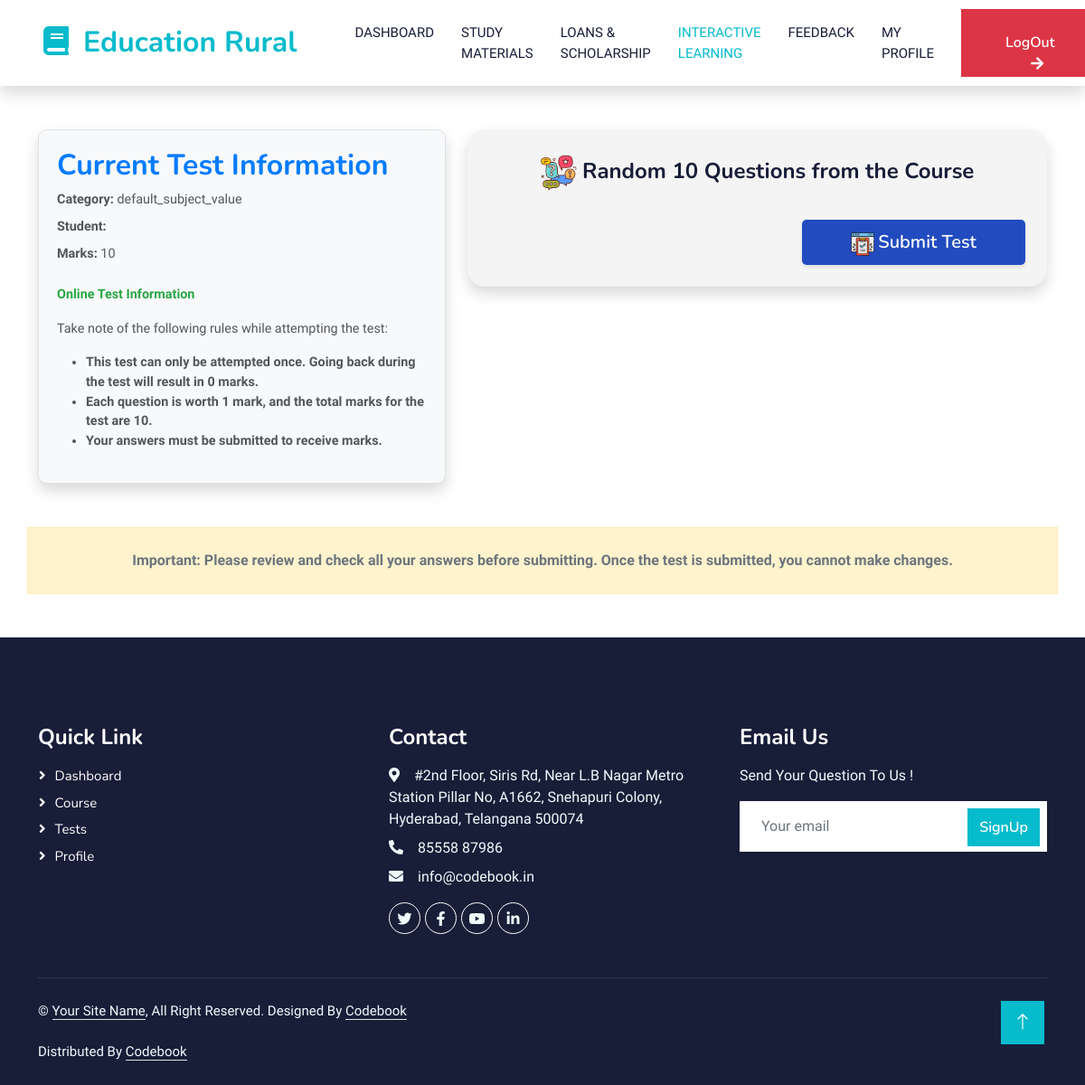
The app's page /student/courses/, older data.
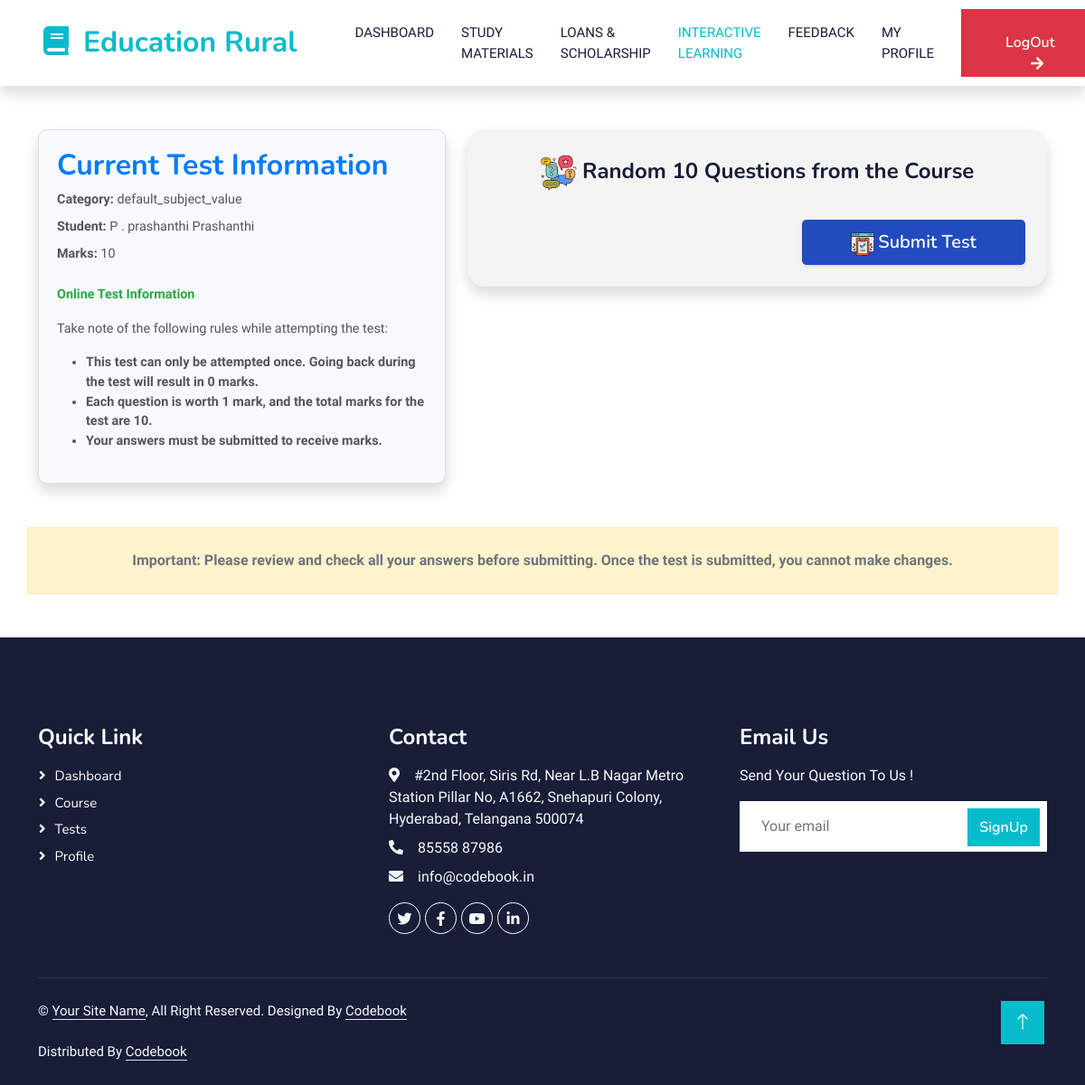
The same page, newer data.
### userapp/models.py (models this page shows)
class StudentRegModel(models.Model):
    student_id = models.AutoField(primary_key=True)
    full_name = models.CharField(help_text='Enter full Name', max_length=100,null=True)
    email = models.EmailField(max_length=100, help_text='Enter Email Address',null=True)
    phone_number = models.BigIntegerField()
    photo =models.ImageField(upload_to='images/',default='image',null=True)
    password = models.CharField(max_length=10, help_text='Enter Password',null=True)
    reg_date = models.DateField(auto_now_add=True, null=True)
    address = models.CharField(max_length=255)
    otp = models.CharField(max_length=6,default=0)
    otp_status = models.CharField(max_length=15, default='Not Verified')
    class_selected = models.CharField(max_length=2, choices=[(str(i), f'Class {i}') for i in range(1, 13)])
    class Meta:
        db_table= 'Student_Details'

### userapp/views.py (the view, shortened to what this page needs)
# urls.py: path('student/courses/',userviews.student_courses,name="student_courses"),
def student_courses(request):
    class_name = request.session.get('class_name', 'default_class_value')
    subject = request.session.get('subject', 'default_subject_value')
    questions = Question.objects.filter(class_name=class_name, subject=subject)
    courses = Addcourse.objects.all()
    students = StudentRegModel.objects.all()
    context = {
        'questions': questions,
        'selected_subject': subject,
        'students': students,
    }
    return render(request, "user/test.html", context)

### assets/templates/user/test.html (shortened to what this page needs)
{% load static %}
<!DOCTYPE html>
<html lang="en">
  <head>
    <link
      href="https://cdnjs.cloudflare.com/ajax/libs/font-awesome/5.10.0/css/all.min.css"
      rel="stylesheet"
    />
    <link
      href="https://cdn.jsdelivr.net/npm/bootstrap-icons@1.4.1/font/bootstrap-icons.css"
      rel="stylesheet"
    />
    <link
      href="{% static 'user/lib/animate/animate.min.css' %}"
      rel="stylesheet"
    />
    <link
      href="{% static 'user/lib/owlcarousel/assets/owl.carousel.min.css' %}"
      rel="stylesheet"
    />
    <link href="{% static 'user/css/bootstrap.min.css' %}" rel="stylesheet" />
    <link href="{% static 'user/css/style.css' %}" rel="stylesheet" />
  </head>
  <body>
    <nav
      class="navbar navbar-expand-lg bg-white navbar-light shadow sticky-top p-0"
    >
      <a
        href="{% url 'index' %}"
        class="navbar-brand d-flex align-items-center px-4 px-lg-5"
      >
        <h2 class="m-0 text-primary">
          <i class="fa fa-book me-3"></i>Education Rural
        </h2>
      </a>
      <div class="collapse navbar-collapse" id="navbarCollapse">
        <div class="navbar-nav ms-auto p-4 p-lg-0">
          <a href="{% url 'student_dashboard' %}" class="nav-item nav-link"
            >Dashboard</a
          >
          <a href="{% url 'schloarship' %}" class="nav-item nav-link"
            >Study Materials</a
          >
          <a href="{% url 'loans' %}" class="nav-item nav-link"
            >Loans & Scholarship</a
          >
          <a href="{% url 'student_courses' %}" class="nav-item nav-link active"
            >Interactive Learning</a
          >
          <a href="{% url 'student_feedback' %}" class="nav-item nav-link"
            >Feedback</a
          >
          <a href="{% url 'student_profile' %}" class="nav-item nav-link"
            >My Profile</a
          >
        </div>
        <a
          href="{% url 'student_logout' %}"
          class="btn btn-danger py-4 px-lg-5 d-none d-lg-block"
          >LogOut<i class="fa fa-arrow-right ms-3"></i
        ></a>
      </div>
    </nav>
    <div class="container">
      <div class="row">
          <div class="col-md-5">
              <div class="test-info-container mt-5 shadow" style="font-size: 0.9rem">
                  <h2 class="test-title">Current Test Information</h2>
                  <div class="test-details">
                      <p class="mb-2"><strong>Category:</strong> {{ selected_subject }}</p>
                      <p class="mb-2">
                          <strong>Student:</strong>
                          {% for student in students %}
                              {{ student.full_name }}
                          {% endfor %}
                      </p>
                      <p class="mb-2"><strong>Marks:</strong> 10</p>
                  </div>
                  <div class="highlighted-text">
                      <p class="highlighted-heading mt-4">Online Test Information</p>
                      <p>Take note of the following rules while attempting the test:</p>
                      <ul style="font-weight: bold; font-size: 0.9rem">
                          <li>This test can only be attempted once. Going back during the test will result in 0 marks.</li>
                          <li>Each question is worth 1 mark, and the total marks for the test are 10.</li>
                          <li>Your answers must be submitted to receive marks.</li>
                      </ul>
                  </div>
              </div>
          </div>
          <div class="col-md-7">
              <div class="questioncont col-12 mx-auto px-4 pt-1 mt-5 shadow" style="background-color: #f4f4f4; border-radius: 20px">
                  <h4 class="text-center pt-4">
                      <img src="{% static 'user/img/dd4.png' %}" alt="" style="width: 40px" />
                      Random 10 Questions from the Course
                  </h4>
                  <form method="post" enctype="multipart/form-data" id="myform" onsubmit="return validate()">
                      <div class="d-flex justify-content-end">
                          <button type="submit" class="btn btn-md custom-btn my-4 col-5">
                              <img src="{% static 'user/img/dd5.png' %}" alt="" style="width: 26px" />
                              <span style="font-size: 20px">Submit Test</span>
                          </button>
                      </div>
                  </form>
              </div>
          </div>
      </div>
  </div>
  <div class="alert alert-warning p-4 text-center mt-5 mb-0 container">
      <p style="color: rgb(6, 5, 5); font-weight: bold" class="text-muted mb-0">
          Important: Please review and check all your answers before submitting.
          Once the test is submitted, you cannot make changes.
      </p>
  </div>
    <div
      class="container-fluid bg-dark text-light footer pt-5 mt-5 wow fadeIn"
      data-wow-delay="0.1s"
    >
      <div class="container py-5">
        <div class="row g-5">
          <div class="col-md-4">
            <h4 class="text-white mb-3">Quick Link</h4>
            <a class="btn btn-link" href="">Dashboard</a>
            <a class="btn btn-link" href="">Course</a>
            <a class="btn btn-link" href="">Tests</a>
            <a class="btn btn-link" href="">Profile</a>
          </div>
          <div class="col-md-4">
            <h4 class="text-white mb-3">Contact</h4>
            <p class="mb-2">
              <i class="fa fa-map-marker-alt me-3"></i>#2nd Floor, Siris Rd,
              Near L.B Nagar Metro Station Pillar No, A1662, Snehapuri Colony,
              Hyderabad, Telangana 500074
            </p>
            <p class="mb-2"><i class="fa fa-phone-alt me-3"></i>85558 87986</p>
            <p class="mb-2">
              <i class="fa fa-envelope me-3"></i>info@codebook.in
            </p>
            <div class="d-flex pt-2">
              <a class="btn btn-outline-light btn-social" href=""
                ><i class="fab fa-twitter"></i
              ></a>
              <a class="btn btn-outline-light btn-social" href=""
                ><i class="fab fa-facebook-f"></i
              ></a>
              <a class="btn btn-outline-light btn-social" href=""
                ><i class="fab fa-youtube"></i
              ></a>
              <a class="btn btn-outline-light btn-social" href=""
                ><i class="fab fa-linkedin-in"></i
              ></a>
            </div>
          </div>
          <div class="col-md-4">
            <h4 class="text-white mb-3">Email Us</h4>
            <p>Send Your Question To Us !</p>
            <div class="position-relative mx-auto" style="max-width: 400px">
              <input
                class="form-control border-0 w-100 py-3 ps-4 pe-5"
                type="text"
                placeholder="Your email"
              />
              <button
                type="button"
                class="btn btn-primary py-2 position-absolute top-0 end-0 mt-2 me-2"
              >
                SignUp
              </button>
            </div>
          </div>
        </div>
      </div>
      <div class="container">
        <div class="copyright">
          <div class="row">
            <div class="col-md-6 text-center text-md-start mb-3 mb-md-0">
              &copy; <a class="border-bottom" href="#">Your Site Name</a>, All
              Right Reserved.
              Designed By
              <a
                class="border-bottom"
                href="https://codebook.in"
                target="_blank"
                >Codebook</a
              ><br /><br />
              Distributed By
              <a
                class="border-bottom"
                href="https://codebook.in"
                target="_blank"
                >Codebook</a
              >
            </div>
          </div>
        </div>
      </div>
    </div>
    <a href="#" class="btn btn-lg btn-primary btn-lg-square back-to-top"
      ><i class="bi bi-arrow-up"></i
    ></a>
  </body>
</html>

### assets/static/user/css/style.css (style rules this page uses)
:root { --primary: #06BBCC; --light: #F0FBFC; --dark: #181d38; }
.back-to-top { position: fixed; display: none; right: 45px; bottom: 45px; z-index: 99; }
.btn { font-family: 'Nunito', sans-serif; font-weight: 600; transition: .5s; }
.btn.btn-primary, .btn.btn-secondary { color: #FFFFFF; }
.btn-lg-square { width: 48px; height: 48px; }
.btn-square, .btn-sm-square, .btn-lg-square { padding: 0; display: flex; align-items: center; justify-content: center; font-weight: normal; border-radius: 0px; }
.navbar-light .navbar-nav .nav-link { margin-right: 30px; padding: 25px 0; color: #FFFFFF; font-size: 15px; text-transform: uppercase; outline: none; }
.navbar-light .navbar-nav .nav-link:hover, .navbar-light .navbar-nav .nav-link.active { color: var(--primary); }
.navbar-light .navbar-brand, .navbar-light a.btn { height: 75px; }
.navbar-light .navbar-nav .nav-link { color: var(--dark); font-weight: 500; }
.navbar-light.sticky-top { top: -100px; transition: .5s; }
.footer .btn.btn-social { margin-right: 5px; width: 35px; height: 35px; display: flex; align-items: center; justify-content: center; color: var(--light); font-weight: normal; border: 1px solid #FFFFFF; border-radius: 35px; transition: .3s; }
.footer .btn.btn-link { display: block; margin-bottom: 5px; padding: 0; text-align: left; color: #FFFFFF; font-size: 15px; font-weight: normal; text-transform: capitalize; transition: .3s; }
.footer .btn.btn-link::before { position: relative; content: "\f105"; font-family: "Font Awesome 5 Free"; font-weight: 900; margin-right: 10px; }
.footer .copyright { padding: 25px 0; font-size: 15px; border-top: 1px solid rgba(256, 256, 256, .1); }
.footer .copyright a { color: var(--light); }

### assets/templates/user/test.html (style rules this page uses)
.custom-btn { background-color: #214bbf; color: #fff; border: none; border-radius: 5px; padding: 10px 20px; box-shadow: 0 2px 4px rgba(0, 0, 0, 0.1); transition: background-color 0.3s ease, box-shadow 0.3s ease; }
.test-info-container { margin: 0 auto; padding: 20px; background-color: #f8f9fa; border: 1px solid #dee2e6; border-radius: 10px; box-shadow: 0 2px 4px rgba(0, 0, 0, 0.1); }
.test-title { color: #007bff; }
.highlighted-heading { color: #28a745; font-weight: bold; }

Row changes from the older to the newer data that the page shows:
added StudentRegModel: full_name "P . prashanthi Prashanthi"
